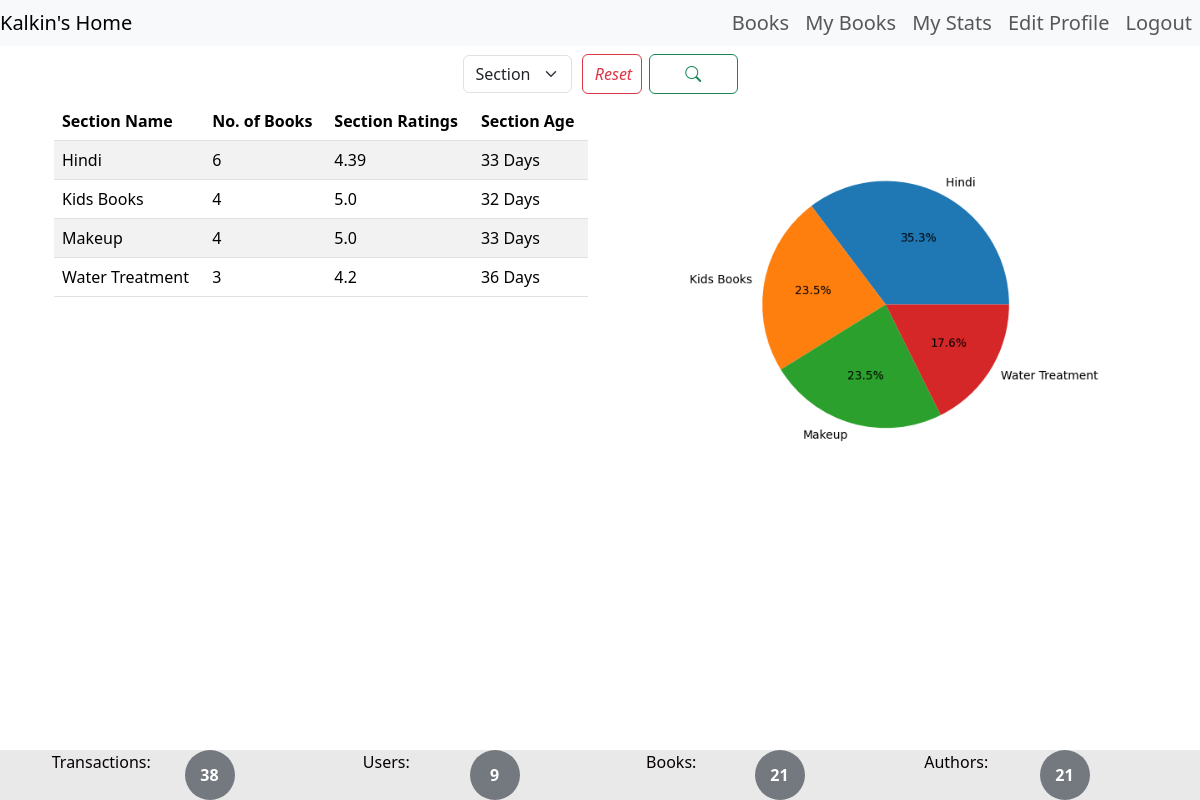
Screenshot of /stats (signed in) with the database file from the repository.
### models.py (models this page shows, shortened)
class Section(db.Model):
    __tablename__ = "section"
    section_id = db.Column(db.Integer, autoincrement=True, primary_key=True)
    section_name= db.Column(db.String, unique = True)
    section_date_created = db.Column(db.DateTime, nullable=False, default=datetime.now())
    section_description = db.Column(db.String)
    section_ratings = db.Column(db.String)
    section_book_count= db.Column(db.Integer)

### controllers.py (the view, shortened to what this page needs)
@app.route("/stats")
@auth_required
def stats():
    user=User.query.get(session['user_id'])
    book_count= Book.query.count()
    author_count= Book.query.distinct(Book.book_author).count()
    transaction_count=Issue.query.filter(Issue.return_date== None).count()
    user_count = User.query.count()
    engmnt =[transaction_count, user_count, book_count,author_count,]
    current_date=datetime.utcnow()
    parameter= request.args.get('parameter')
    if not parameter:
        parameter='section'
    if parameter=='section' :
        sec_book_counts = db.session.query(Section.section_name, func.count(Book.book_id), Section.section_ratings, Section.section_date_created).join(Book,Book.sec_name==Section.section_name).group_by(Section.section_name).all()
        book_counts=[section[1] for section in sec_book_counts]
        section_names=[section[0] for section in sec_book_counts]
        plt.figure(figsize=(6,6))
        numbers= book_counts
        books= section_names
        fig,ax = plt.subplots()
        ax.pie(numbers, labels=books,  autopct='%1.1f%%') #hatch=[ 'oO', 'O.O', '.||.'],
        fig.savefig('static/section.png')
        return render_template("stats.html",engmnt=engmnt, user=user, parameter=parameter,x=sec_book_counts, current_date=current_date)

### controllers.py (called while the page is built)
def auth_required(func):
    @wraps(func)
    def inner(*args, **kwargs):
        if 'user_id' not in session:
            flash("You need to login to continue")
            return redirect(url_for('login'))
        return func(*args, **kwargs)
    return inner

### templates/stats.html (shortened to what this page needs)
{% extends 'base.html' %}
{% block content %}
{% include 'stats_navigation.html'%}
<div class="container-fluid">
    <div class="row">
        <div class="col-md-6">
            {% if parameter=='section' %}
            <table class="table table-striped">
                <thead>
                    <tr>
                        <th>Section Name</th>
                        <th>No. of Books</th>
                        <th>Section Ratings</th>
                        <th>Section Age</th>
                    </tr>
                </thead>
                <tbody>
                    {% for i in range(0, x|length) %}
                    <tr>
                        <td>{{ x[i][0] }}</td>
                        <td>{{ x[i][1] }}</td>
                        <td>{{x[i][2]|round(2)}}</td>
                        <td>{{(current_date - x[i][3]).days+1}} Days</td>
                    </tr>
                    {% endfor %}
                </tbody>
            </table>
            {% endif %}
        </div>
        <div class="col-md-6">
            <img src="/static/{{parameter}}.png" alt="" class="img-fluid">
        </div>
        <footer>
            <div class="container">
                <div class="row">
                    <div class="col">
                        <p>Transactions:</p>
                    </div>
                    <div class="col">
                        <div class="circle">{{engmnt[0]}}</div>
                    </div>
                    <div class="col">
                        <p>Users:</p>
                    </div>
                    <div class="col">
                        <div class="circle">{{engmnt[1]}}</div>
                    </div>
                    <div class="col">
                        <p>Books:</p>
                    </div>
                    <div class="col">
                        <div class="circle">{{engmnt[2]}}</div>
                    </div>
                    <div class="col">
                        <p>Authors:</p>
                    </div>
                    <div class="col">
                        <div class="circle">{{engmnt[3]}}</div>
                    </div>
                </div>
            </div>
        </footer>
        {% endblock %}

### templates/base.html (shortened to what this page needs)
<!DOCTYPE html>
<head>
    <link href="https://cdn.jsdelivr.net/npm/bootstrap@5.3.3/dist/css/bootstrap.min.css" rel="stylesheet">
    <link href="https://cdn.jsdelivr.net/npm/bootstrap-icons/font/bootstrap-icons.css" rel="stylesheet">
</head>
<body>
  <div class = "container">
  {% block content %}{% endblock %}
</div>
</body>
</html>

### templates/navbar.html (shortened to what this page needs)
{% if (user) %}
{% if (user.is_admin) %}
  <div class = "navbar">
    <nav class="navbar navbar-expand-lg navbar-light bg-light">
      <a class="navbar-brand" href="{{url_for('home')}}">Admin Dashboard</a>
      <button class="navbar-toggler" type="button" data-toggle="collapse" data-target="#navbarNav" aria-controls="navbarNav" aria-expanded="false" aria-label="Toggle navigation">
      <span class="navbar-toggler-icon"></span>
      </button>
      <div class="collapse navbar-collapse " id="navbarNav">
        <ul class="navbar-nav">
          <li class="nav-item">
            <a class="nav-link" href="/lib_book_sec">Section Management</a>
          </li>
          <li class="nav-item">
            <a class="nav-link" href="{{url_for('stats')}}">Stats</a>
          </li>
          <li class="nav-item">
            <a class="nav-link" href="{{url_for('logout')}}">Logout</a>
          </li>
        </ul>
      </div>
    </nav>
    </div>
  {%else%}
  <div class = "navbar">
    <nav class="navbar navbar-expand-lg navbar-light bg-light">
      {% if  session.get('user_name') %}
      <a class="navbar-brand ml-auto" href="{{url_for('home')}}"> {{session.get('user_name')|capitalize}}'s Home</a>
      {% endif %}
      <div class="collapse navbar-collapse" id="navbarNav">
        <ul class="navbar-nav">
          <li class="nav-item active">
            <a class="nav-link" href="{{url_for('UserReq')}}">Books </a>
          </li>
          <li class="nav-item">
            <a class="nav-link" href="/my_book">My Books</a>
          </li>
          <li class="nav-item">
            <a class="nav-link" href="{{url_for('stats')}}">My Stats</a>
          </li>
          <li class="nav-item">
            <a class="nav-link" href="{{url_for('edit_profile')}}">Edit Profile</a>
          </li>
          <li class="nav-item">
            <a class="nav-link" href="{{url_for('logout')}}">Logout</a>
          </li>
        </ul>
      </div>
    </nav>
    </div>
{% endif %}
{% endif %}

### templates/stats_navigation.html (shortened to what this page needs)
<div class="container-fluid p-2 justify-content-end">
    <form class="ml-auto">
      <select name="parameter" id="parameter" class="form-select">
        <option value="section" selected>Section</option>
      </select>
      <button type="submit" class="clear-button btn btn-outline-danger" onclick="clearserch()">
        <i class="fas fa-sync-alt">Reset</i>
      </button>
      <button type="submit" class="search-button btn btn-outline-success">
        <i class="bi bi-search"></i>
      </button>
    </form>
  </div>

### templates/stats_navigation.html (style rules this page uses)
form { display: flex; width:100%; flex-direction: row; justify-content: space-evenly; align-items: center; }
#parameter { margin-right: 10px; width: 120px; }
.search-button { width: 100px; height:40px; }
.clear-button { margin-right:7px; width:60px; height:40px; }

### templates/base.html (style rules this page uses)
footer { background-color: #e9e9e9; color: rgb(7, 0, 0); text-align: center; width: 100%; position: fixed; bottom: 0; left:0; }
form { width:25%; margin:0 auto; }
.navbar { width:100%; padding:0; }
.navbar-nav { margin-left: auto !important; font-size: 20px; }
.circle { width: 50px; height: 50px; border-radius: 60%; background-color: #73797f; display: flex; justify-content: center; align-items: center; color: rgb(255, 255, 255); font-size: 3 rem; font-weight: bold; margin-right: auto; }

### rows the page displays
Section: section_name "Hindi", section_book_count "6", section_ratings "4.39"
Section: section_name "Kids Books", section_book_count "4", section_ratings "5.0"
Section: section_name "Makeup", section_book_count "4", section_ratings "5.0"
Section: section_name "Water Treatment", section_id "3", section_ratings "4.2"

### other values shown
{{ session.get('user_name')|capitalize }} "Kalkin"
{{ engmnt[0] }} "38"
{{ engmnt[1] }} "9"
{{ engmnt[2] }} "21"
{{ engmnt[3] }} "21"
